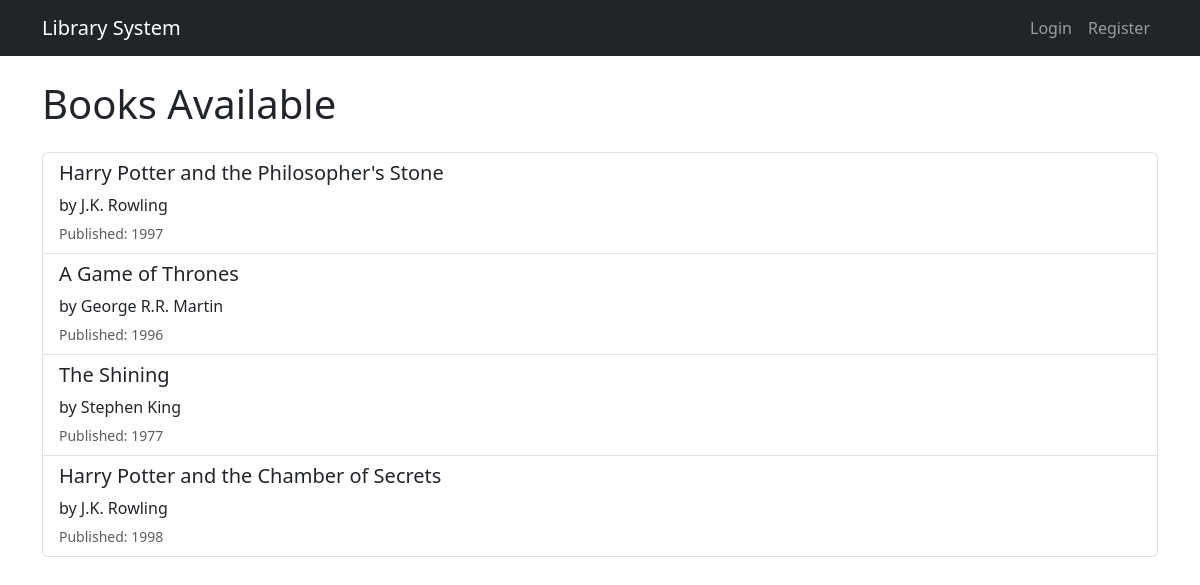
The page /books/ on the database its author committed.
### relationship_app/models.py (models this page shows, shortened)
class Book(models.Model):
    title = models.CharField(max_length=200)
    author = models.ForeignKey(Author, on_delete=models.CASCADE)
    publication_year = models.IntegerField(null=True, blank=True)
    class Meta:
        permissions = [
            ("can_add_book", "Can add book"),
            ("can_change_book", "Can change book"),
            ("can_delete_book", "Can delete book"),
        ]

class Author(models.Model):
    name = models.CharField(max_length=100)

### relationship_app/views.py (the view)
# urls.py: path('books/', views.list_books, name='list_books'),
def list_books(request):
    books = Book.objects.all()
    return render(request, 'relationship_app/list_books.html', {'books': books})

### templates/relationship_app/list_books.html (shortened to what this page needs)
{% extends 'relationship_app/base.html' %}
{% block content %}
<h1 class="mb-4">Books Available</h1>
{% if books %}
    <div class="list-group">
        {% for book in books %}
        <div class="list-group-item">
            <h5>{{ book.title }}</h5>
            <p class="mb-1">by {{ book.author.name }}</p>
            {% if book.publication_year %}
                <small class="text-muted">Published: {{ book.publication_year }}</small>
            {% endif %}
        </div>
        {% endfor %}
    </div>
{% else %}
    <div class="alert alert-info">
        No books available in the library.
    </div>
{% endif %}
{% endblock %}

### templates/relationship_app/base.html (shortened to what this page needs)
<!DOCTYPE html>
<html lang="en">
<head>
    <link href="https://cdn.jsdelivr.net/npm/bootstrap@5.3.0/dist/css/bootstrap.min.css" rel="stylesheet">
</head>
<body>
    <nav class="navbar navbar-expand-lg navbar-dark bg-dark">
        <div class="container">
            <a class="navbar-brand" href="{% url 'list_books' %}">Library System</a>
            <div class="navbar-nav ms-auto">
                {% if user.is_authenticated %}
                    <span class="navbar-text me-3">Hello, {{ user.username }}</span>
                    <a class="nav-link" href="{% url 'logout' %}">Logout</a>
                {% else %}
                    <a class="nav-link" href="{% url 'login' %}">Login</a>
                    <a class="nav-link" href="{% url 'register' %}">Register</a>
                {% endif %}
            </div>
        </div>
    </nav>
    <div class="container mt-4">
        {% block content %}
        {% endblock %}
    </div>
</body>
</html>

### rows shown on the page
Book: title "Harry Potter and the Philosopher's Stone", author.name "J.K. Rowling", publication_year "1997"
Book: title "A Game of Thrones", author.name "George R.R. Martin", publication_year "1996"
Book: title "The Shining", author.name "Stephen King", publication_year "1977"
Book: title "Harry Potter and the Chamber of Secrets", author.name "J.K. Rowling", publication_year "1998"
